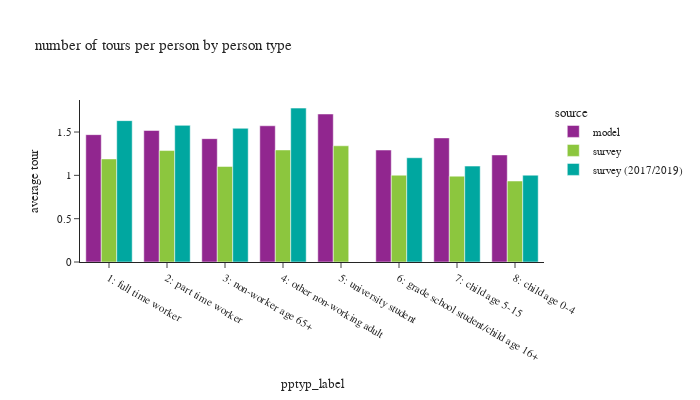

This figure's notebook cell:
### Code cell
# plot_segment(tour_group_var=['source','pptyp_label'],person_group_var=['source','pptyp_label'],
#              title_name="number of tours per person by person type")

df_plot = df_tour.groupby(['source','pptyp_label'])['toexpfac'].sum().reset_index(). \
    merge(df_person.groupby(['source','pptyp_label'])['psexpfac'].sum().reset_index(), how='left', on=['source','pptyp_label'])
df_plot['average tour'] = df_plot['toexpfac']/df_plot['psexpfac']
df_plot
plot_segment(df_plot, tour_group_var=['source','pptyp_label'],person_group_var=['source','pptyp_label'],
             title_name="number of tours per person by person type")

### Figure 1 — Plotly figure (JSON) as saved in the notebook; plotly's stock layout.template omitted (floating-point values rounded to 4 significant figures)
{"data": [{"alignmentgroup": "True", "hovertemplate": "source=model<br>pptyp_label=%{x}<br>average tour=%{y}<extra></extra>", "legendgroup": "model", "marker": {"color": "#91268F", "pattern": {"shape": ""}}, "name": "model", "offsetgroup": "model", "orientation": "v", "showlegend": true, "textposition": "auto", "type": "bar", "x": ["1: full time worker", "2: part time worker", "3: non-worker age 65+", "4: other non-working adult", "5: university student", "6: grade school student/child age 16+", "7: child age 5-15", "8: child age 0-4"], "xaxis": "x", "y": [1.47, 1.518, 1.424, 1.572, 1.708, 1.292, 1.432, 1.236], "yaxis": "y"}, {"alignmentgroup": "True", "hovertemplate": "source=survey<br>pptyp_label=%{x}<br>average tour=%{y}<extra></extra>", "legendgroup": "survey", "marker": {"color": "#8CC63E", "pattern": {"shape": ""}}, "name": "survey", "offsetgroup": "survey", "orientation": "v", "showlegend": true, "textposition": "auto", "type": "bar", "x": ["1: full time worker", "2: part time worker", "3: non-worker age 65+", "4: other non-working adult", "5: university student", "6: grade school student/child age 16+", "7: child age 5-15", "8: child age 0-4"], "xaxis": "x", "y": [1.19, 1.286, 1.103, 1.293, 1.341, 1.002, 0.9906, 0.9347], "yaxis": "y"}, {"alignmentgroup": "True", "hovertemplate": "source=survey (2017/2019)<br>pptyp_label=%{x}<br>average tour=%{y}<extra></extra>", "legendgroup": "survey (2017/2019)", "marker": {"color": "#00A7A0", "pattern": {"shape": ""}}, "name": "survey (2017/2019)", "offsetgroup": "survey (2017/2019)", "orientation": "v", "showlegend": true, "textposition": "auto", "type": "bar", "x": ["1: full time worker", "2: part time worker", "3: non-worker age 65+", "4: other non-working adult", "5: university student", "6: grade school student/child age 16+", "7: child age 5-15", "8: child age 0-4"], "xaxis": "x", "y": [1.631, 1.577, 1.543, 1.776, null, 1.203, 1.107, 1.002], "yaxis": "y"}], "layout": {"barmode": "group", "font": {"size": 11}, "height": 400, "legend": {"title": {"text": "source"}, "tracegroupgap": 0}, "title": {"text": "number of tours per person by person type"}, "width": 700, "xaxis": {"anchor": "y", "domain": [0.0, 1.0], "title": {"text": "pptyp_label"}}, "yaxis": {"anchor": "x", "domain": [0.0, 1.0], "tickformat": ".2", "title": {"text": "average tour"}}}}
